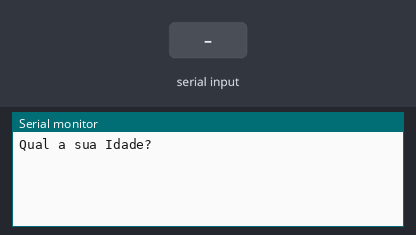
Bench run of a sketch on a simulated Arduino Uno, built with avr-gcc and run on an emulated ATmega328P. On the bench: the last lines printed to the serial monitor. Inputs (shaded band) come from the test bench.

Above: at 1.2 s.
1.3 s: "90,45\n" received over Serial
At 2.2 s:
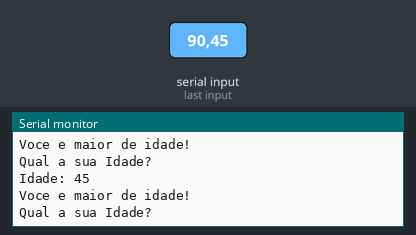
2.8 s: "30,150\n" received over Serial
At 4.3 s:
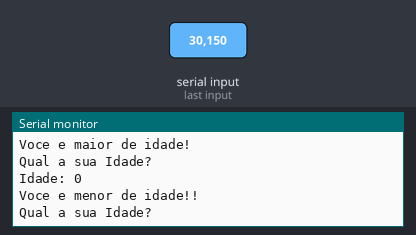
Timing chart, 0 to 5.8 s (numbered marks = the images above; inputs shaded):
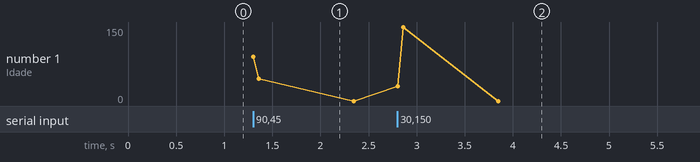

The sketch:

amazing_borwo_allis1.ino
```cpp
// C++ code
//

int idade = 0;


void setup()
{
  Serial.begin(9600);
}

void loop()
{

  Serial.println("Qual a sua Idade?");
  while(! Serial.available ());
  idade = Serial.parseInt ();


  Serial.println("Idade: "+ String(idade));

  if( idade >=18)
    Serial.println("Voce e maior de idade!");
     else
    Serial.println("Voce e menor de idade!!");
}
```

Measured:
- after the input at 1.3 s, the serial monitor: prints a new line at once (image 1)
- after the input at 2.8 s, the serial monitor: prints a new line at once (image 2)
